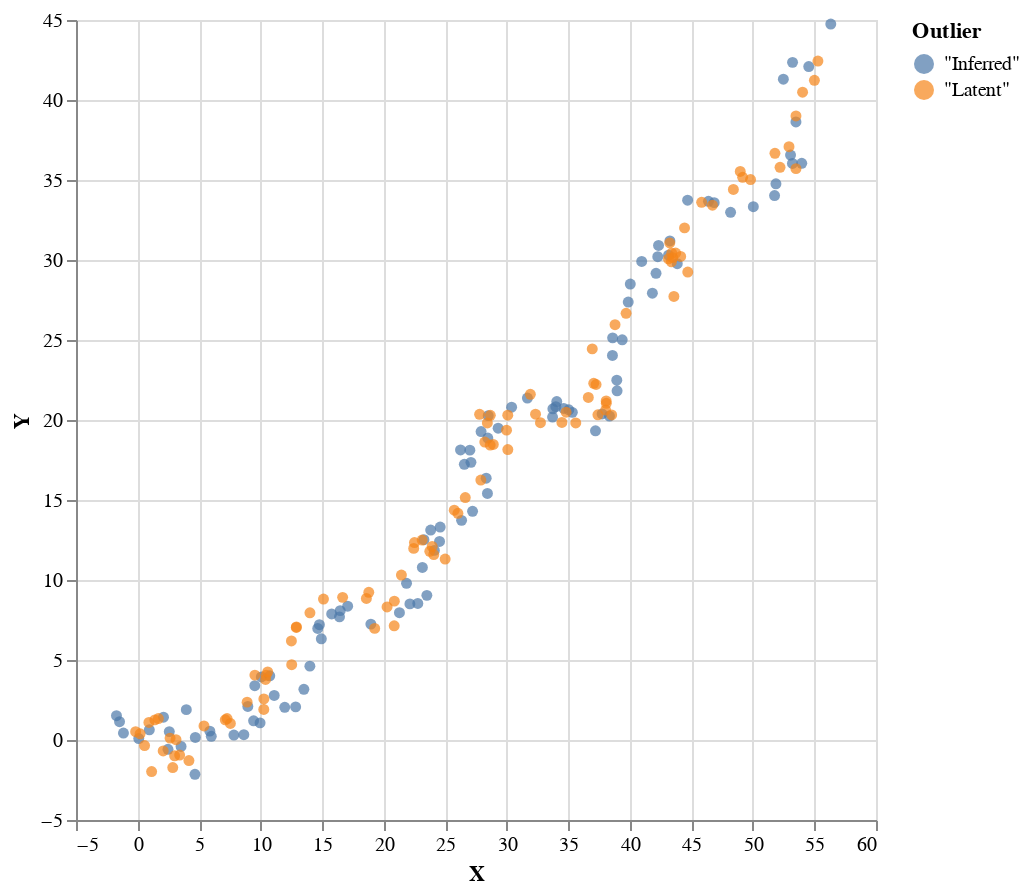

This figure's notebook cell:
### Code cell
(inferredXs, inferredYs) = unzip $ fst =<< smcRes

plotVega 
    (zip (zip (xs <> inferredXs) (ys <> inferredYs)) 
    (replicate 100 (T.pack "Inferred") <> replicate 100 (T.pack "Latent")))

### Figure 1 — Vega-Lite specification as saved in the notebook (floating-point values rounded to 4 significant figures; data arrays with more than 128 entries replaced by an {"elided": "..."} marker saying what was removed)
{"$schema": "https://vega.github.io/schema/vega-lite/v4.json", "data": {"values": {"elided": "200 records"}}, "encoding": {"color": {"field": "Outlier"}, "x": {"field": "X", "type": "quantitative"}, "y": {"field": "Y", "type": "quantitative"}}, "height": 400, "mark": "circle", "width": 400}
